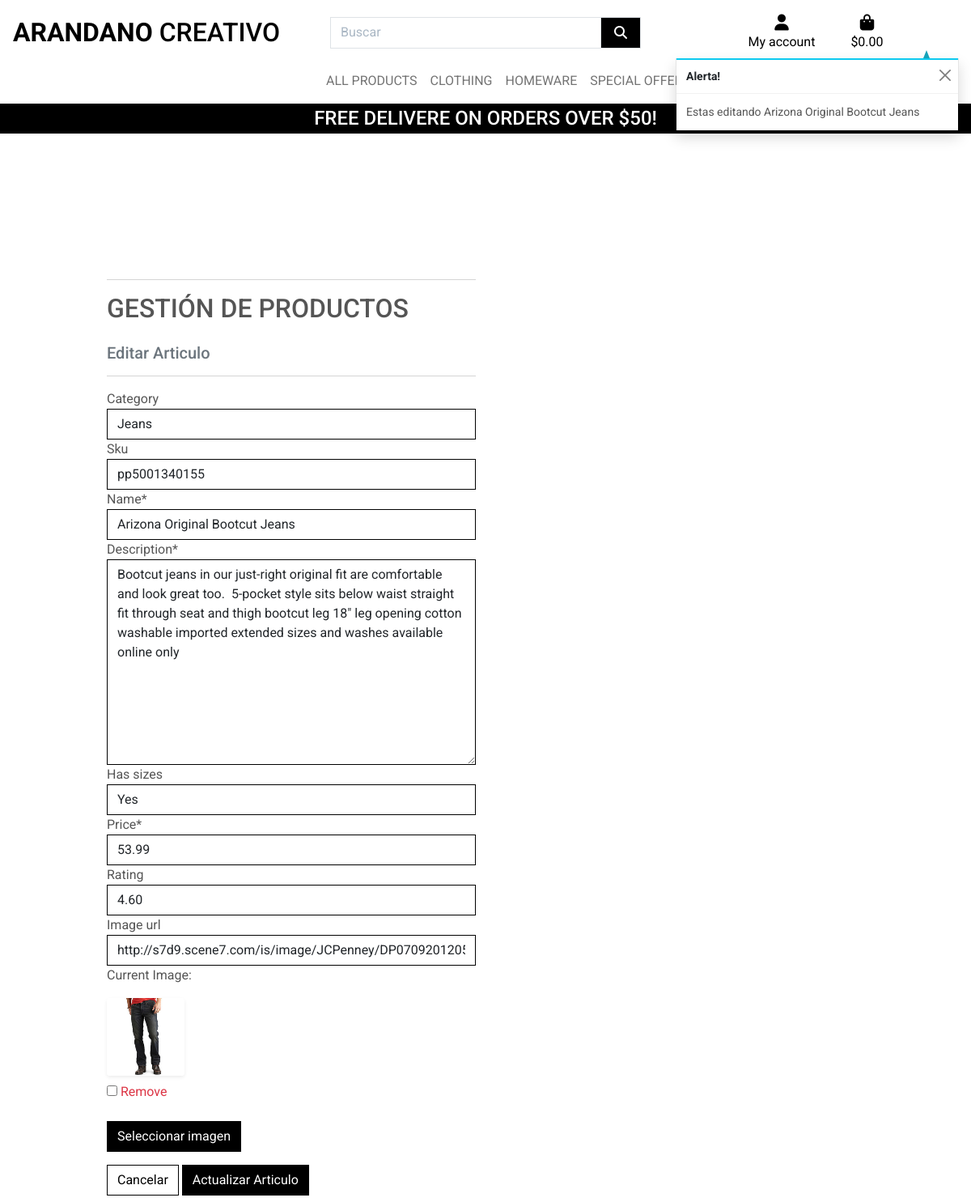
/products/edit/1/ (signed in), run on an earlier commit of the app's database.
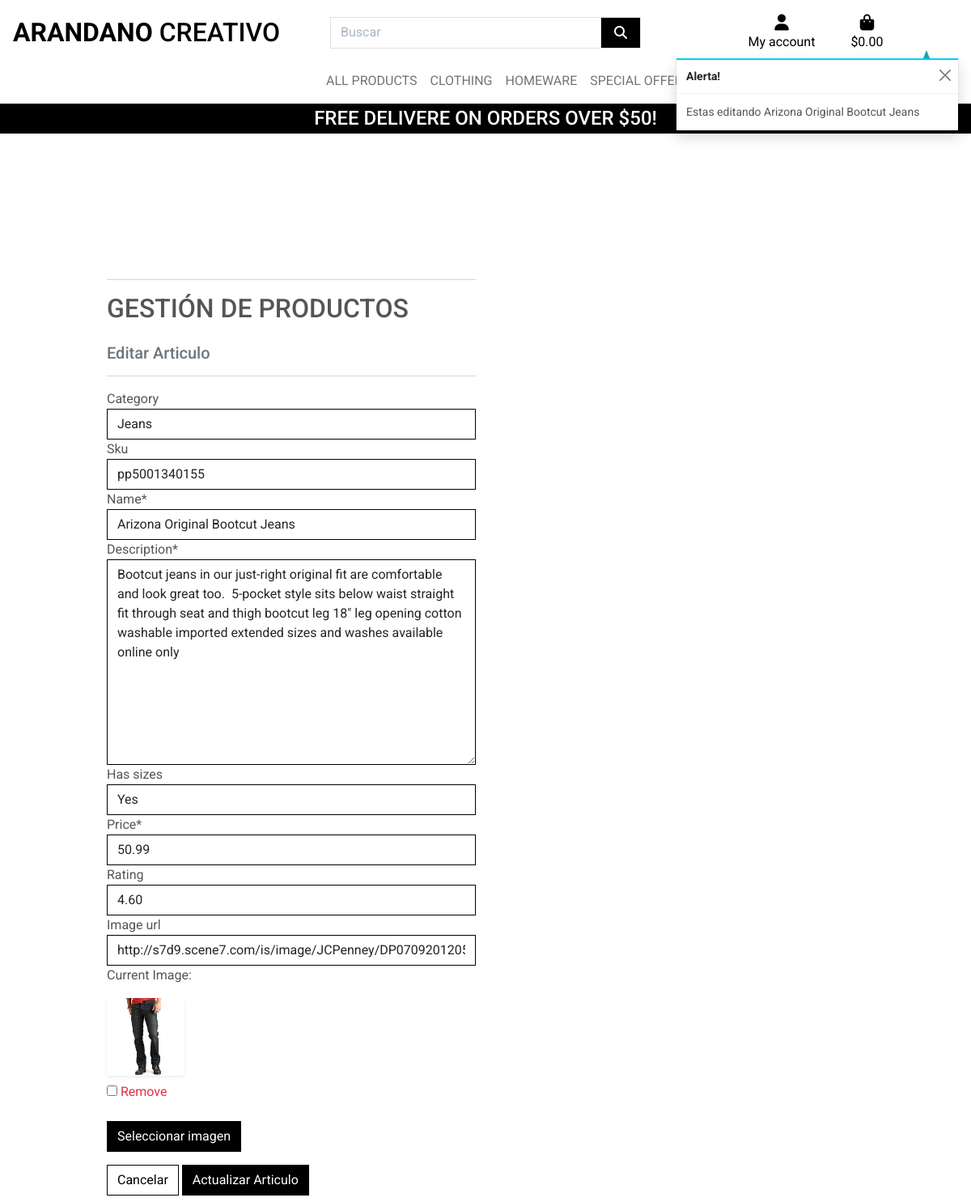
And on a later commit of the database.
### products/models.py (models this page shows, shortened)
class Product(models.Model):
    category = models.ForeignKey(
        'Category', null=True, blank=True, on_delete=models.SET_NULL)
    sku = models. CharField(max_length=254, null=True, blank=True)
    name = models.CharField(max_length=254)
    description = models. TextField()
    has_sizes = models.BooleanField(default=False, null=True, blank=True)
    price = models.DecimalField(max_digits=6, decimal_places=2)
    rating = models.DecimalField(
        max_digits=6, decimal_places=2, null=True, blank=True)
    image_url = models. URLField(max_length=1024, null=True, blank=True)
    image = models.ImageField(null=True, blank=True)

### products/views.py (the view)
# urls.py: path('edit/<int:product_id>/', views.edit_product, name='edit_product'),
@login_required
def edit_product(request, product_id):
    if not request.user.is_superuser:
        messages.error(
            request, 'Lo sentimos, sólo los propietarios \
                de tiendas pueden hacer eso.')
        return redirect(reverse('home'))
    product = get_object_or_404(Product, pk=product_id)
    if request.method == 'POST':
        form = ProductForm(request.POST, request.FILES, instance=product)
        if form.is_valid():
            form.save()
            messages.success(request, f'¡Producto actualizado exitosamente!')
            return redirect(reverse('product_detail', args=[product.id]))
        else:
            messages.error(
                request, 'No se pudo actualizar el producto. Por favor \
                    asegúrese de que el formulario sea válido.')
    else:
        form = ProductForm(instance=product)
        messages.info(request, f'Estas editando {product.name}')
    template = 'products/edit_product.html'
    context = {
        'form': form,
        'product': product,
    }
    return render(request, template, context)

### products/forms.py
class ProductForm(forms.ModelForm):
    class Meta:
        model = Product
        fields = '__all__'
    image = forms.ImageField(label='Image', required=False, widget=CustomClearableFileInput)
    def __init__(self, *args, **kwargs):
        super().__init__(*args, **kwargs)
        categories = Category.objects.all()
        friendly_names = [(c.id, c.get_friendly_name()) for c in categories]
        self.fields['category'].choices = friendly_names
        for field_name, field in self.fields.items():
            field.widget.attrs['class'] = 'border-black rounded-0'

### products/models.py (called while the page is built)
    def get_friendly_name(self):
        return self.friendly_name

### products/templates/products/edit_product.html (shortened to what this page needs)
{% extends "base.html" %}
{% load static %}
{% block page_header %}
<div class="container header-container">
</div>
{% endblock %}
{% block content %}
<div class="overlay"></div>
<div class="container">
    <div class="row">
        <div class="col-12 col-md-6">
            <hr>
            <h2 class="logo-font mb-4">Gestión de productos</h2>
            <h5 class="text-muted">Editar Articulo</h5>
            <hr>
        </div>
    </div>
    <div class="row">
        <div class="col-12 col-md-6">
            <form method="POST" action="{% url 'edit_product' product.id %}" class="form mb-2"
                enctype="multipart/form-data">
                {% for field in form %}
                    {% if field.name != 'image' %}
                        {{ field | as_crispy_field }}
                    {% else %}
                        {{ field }}
                    {% endif %}
                {% endfor %}
                <div class="text-right">
                    <a class="btn btn-outline-black rounded-0" href="{% url 'products' %}">Cancelar</a>
                    <button class="btn btn-black rounded-0" type="submit">Actualizar Articulo</button>
                </div>
            </form>
        </div>
    </div>
</div>
{% endblock %}

What changed in the data, as far as the page shows it:
changed Product "Jeans": price "53.99" → "50.99"
